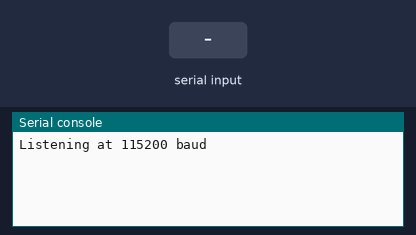
This program was run on a simulated Raspberry Pi Pico running MicroPython. On the bench: the last lines printed to the serial console. Inputs (shaded band) come from the test bench.

Above: at 1.2 s.
1.3 s: "5\n" received over the second serial link
At 1.9 s:
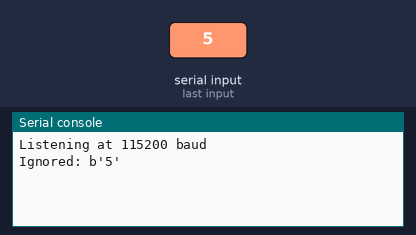
2.8 s: "90\n" received over the second serial link
At 4.2 s:
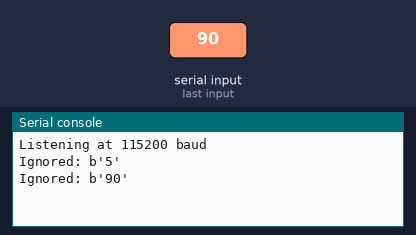

Measured:
- after the input at 1.3 s, the serial console: prints a new line at once (image 1)
- after the input at 2.8 s, the serial console: prints a new line at once (image 2)

The program:

uart_echo.py
```python
"""Bench test: prove the Pi can talk to the Pico. Not the flight program - see main.py.

UART receiver: Pico 2 W <- Raspberry Pi 3.  MicroPython.

Reads "speed,steering\n" lines and prints them. Bad lines are ignored.
Save this on the Pico as main.py so it runs on power-up.

Wiring: Pi GPIO14 (TX) -> Pico GP1 (RX), Pi GPIO15 (RX) -> Pico GP0 (TX),
and a shared GND. Both boards are 3.3 V, so no level shifter.
"""

from machine import UART, Pin  # type: ignore  - MicroPython built-in, only exists on the Pico

BAUD = 115200

uart = UART(0, baudrate=BAUD, tx=Pin(0), rx=Pin(1))

print("Listening at", BAUD, "baud")

buffer = b""

while True:
    if uart.any():
        buffer += uart.read()

        # A read can arrive split across chunks or several lines at once, so
        # work through whatever complete lines the buffer now holds.
        while b"\n" in buffer:
            line, buffer = buffer.split(b"\n", 1)

            try:
                values = [int(v) for v in line.decode().strip().split(",")]
                speed = values[0]
                steering = values[1]
                # values[2:] is where state and flags will arrive later -
                # nothing reads them yet, and extra fields do not break this
            except (ValueError, IndexError, UnicodeError):
                print("Ignored:", line)
                continue

            print("Received Speed:", speed)
            print("Received Steering:", steering)

    # Guard against a flood of noise on an unplugged RX pin filling memory
    if len(buffer) > 200:
        buffer = b""
```
